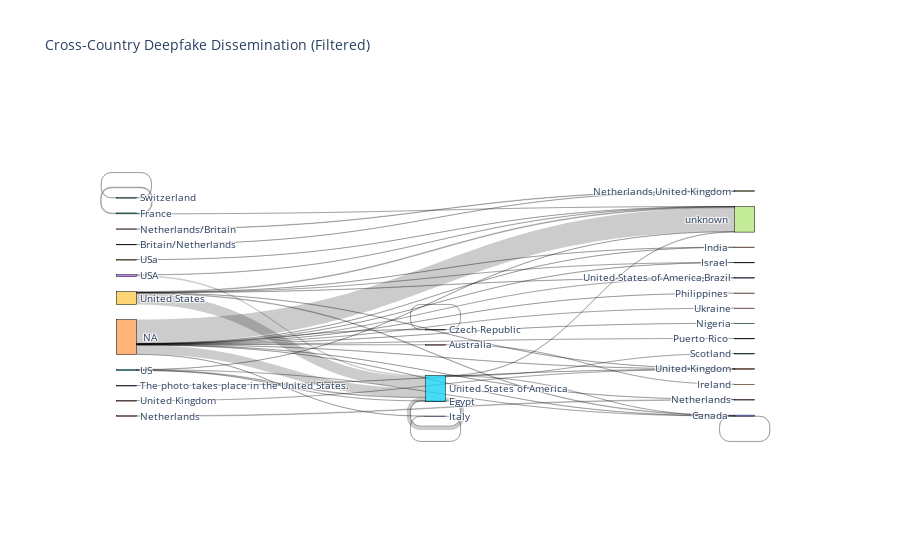

Notebook source saved alongside this figure:
### Code cell
import plotly.graph_objects as go

# Define values to exclude (case-insensitive)
exclude_values = {"n/a", "na", "unknown", "NA", "other", ' NA', 'na','n/a ', "Na", "Other"}
# Convert to lowercase and filter rows that don't contain excluded values
df_filtered = df[
    df['original_source_country'].str.lower().apply(lambda x: x not in exclude_values) &
    df['sharer_country'].str.lower().apply(lambda x: x not in exclude_values)
].copy()

print(df.original_source_country.unique())
# Group flows
flows = df_filtered.groupby(['original_source_country', 'sharer_country']).size().reset_index(name='count')

# Prepare Sankey diagram data
sources = flows['original_source_country'].tolist()
targets = flows['sharer_country'].tolist()
values = flows['count'].tolist()

# Unique labels
labels = list(set(sources + targets))
label_to_index = {label: i for i, label in enumerate(labels)}

# Map labels to indices
source_indices = [label_to_index[src] for src in sources]
target_indices = [label_to_index[tgt] for tgt in targets]

# Create Sankey diagram
fig = go.Figure(data=[go.Sankey(
    node=dict(pad=15, thickness=20, line=dict(color="black", width=0.5),
              label=labels),
    link=dict(source=source_indices, target=target_indices, value=values)
)])

fig.update_layout(title_text="Cross-Country Deepfake Dissemination (Filtered)", font_size=10)
fig.show()

### Figure 1 — Plotly figure (JSON) as saved in the notebook; plotly's stock layout.template omitted (floating-point values rounded to 4 significant figures)
{"data": [{"link": {"source": [14, 14, 14, 14, 14, 14, 14, 14, 14, 14, 14, 14, 14, 14, 14, 26, 27, 0, 3, 8, 12, 12, 13, 6, 16, 5, 10, 15, 15, 15, 15, 23, 23, 19, 11, 29, 29, 29, 29, 29, 29, 29, 25, 25, 25, 25], "target": [26, 0, 3, 1, 9, 13, 28, 22, 4, 30, 18, 21, 25, 20, 17, 24, 7, 0, 3, 8, 12, 17, 13, 28, 7, 5, 21, 0, 8, 25, 17, 25, 17, 17, 21, 0, 1, 9, 21, 25, 20, 17, 0, 2, 25, 17], "value": [2, 3, 1, 2, 2, 2, 1, 2, 1, 1, 1, 3, 108, 2, 280, 1, 3, 3, 1, 1, 10, 1, 2, 8, 6, 3, 1, 1, 1, 8, 2, 18, 4, 1, 1, 7, 1, 1, 3, 129, 3, 9, 1, 1, 43, 5]}, "node": {"label": ["Canada ", "India ", "Scotland", "Czech Republic", "Philippines ", "Switzerland ", "Netherlands ", "Netherlands,United Kingdom", "Egypt", "Israel ", "The photo takes place in the United States. ", "United Kingdom ", "France", "Italy", " NA", "US ", "Netherlands/Britain", "unknown ", "Ukraine", "USa ", "United States of America,Brazil", "United Kingdom", "Nigeria", "USA ", "Ireland", "United States of America", "Australia", "Britain/Netherlands", "Netherlands", "United States ", "Puerto Rico "], "line": {"color": "black", "width": 0.5}, "pad": 15, "thickness": 20}, "type": "sankey"}], "layout": {"font": {"size": 10}, "title": {"text": "Cross-Country Deepfake Dissemination (Filtered)"}}}
